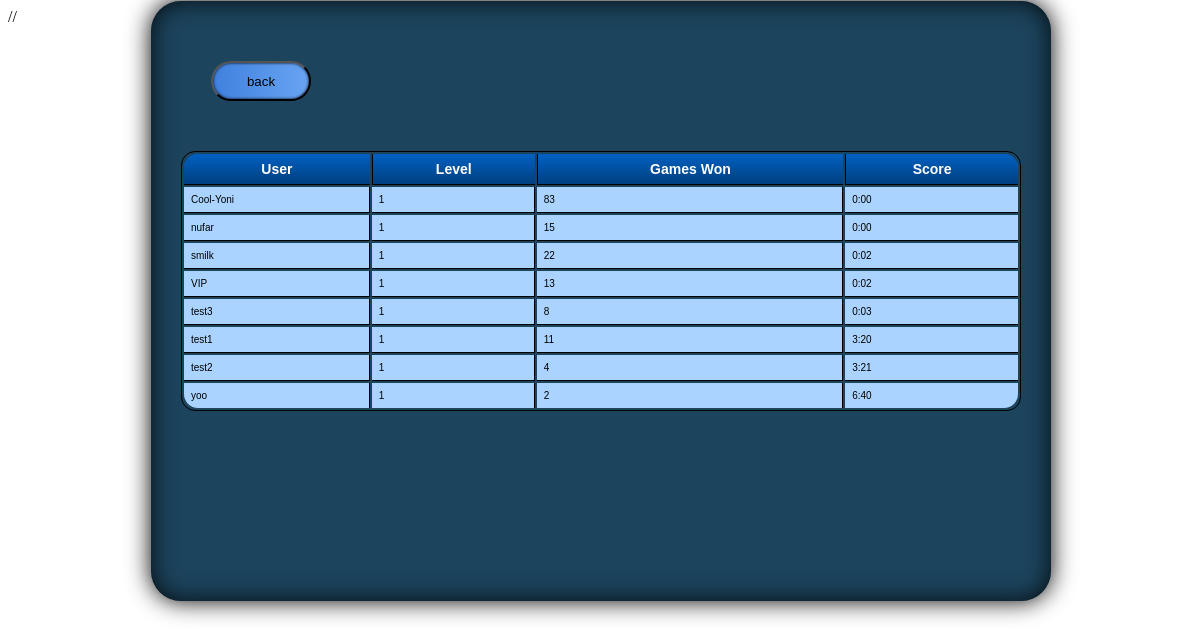
The app's page /GUI/board.php with its own data.
### tables this page shows
CREATE TABLE `users` (
  `ID` int(11) NOT NULL AUTO_INCREMENT,
  `password` varchar(8) NOT NULL,
  `uname` varchar(40) NOT NULL,
  `fname` varchar(40) NOT NULL,
  `lname` varchar(40) NOT NULL,
  `besttime` int(11) DEFAULT '0',
  `wongame` int(11) DEFAULT '0',
  `level` int(11) DEFAULT '1',
  `token` int(11) DEFAULT '0',
  `badges` varchar(100) DEFAULT '0',
  PRIMARY KEY (`uname`),
  KEY `ID` (`ID`)
);

### GUI/board.php (the view, shortened to what this page needs)
<?php
$results = mysql_query("SELECT uname,level,wongame,besttime FROM users WHERE wongame>0 ORDER BY besttime LIMIT 10");
if ($results) {
	$str = "<table id=\"scoreboardTable\" class=\"scoreboardTable\" border=\"1\">";
	$str = $str . "<tr><td>User</td><td>Level</td><td>Games Won</td><td>Score</td></tr>";
	while ($row = mysql_fetch_array($results)) {
		$min = 0;
		$sec = $row[3]%60;
		if ($sec<10) {
			$sec = "0".$sec;
		}
		if ($row[3] > 60) {
			$min = floor($row[3]/60);
		}
		$str = $str . "<tr><td>".$row[0]."</td><td>".$row[1]."</td><td>".$row[2]."</td><td>".$min.":".$sec."</td></tr>";
}
	$str = $str . "</table>";
}
?>
<!DOCTYPE html5>
<html5>
<head>
	<link rel='stylesheet' type='text/css' 	href='css/general_style.css'>
	<link rel="stylesheet" type="text/css" 	href="css/board_style.css">
	<link rel="stylesheet" type="text/css" 	href="css/scoreboard_style.css">
//
</head>
<body>
	<div id="textsearch">
		<div id="searchcenter">
			<div id="ToolKitStyle" NAME="ToolKitStyle">
				<div id="tmp">
						<div><INPUT TYPE="button" class="button1" NAME="button1" id="button1" VALUE="back" onclick="goBack()"></div>
					<div id="center" name="center" class="center">
						<center>
							<?php
								echo($str);
							?>
						</center>
					</div>
				</div>
			</div>
		</div>
	</div>
 </body>
</html5>

### GUI/css/general_style.css (style rules this page uses)
#signup, #login, #logout, .button1, #button1, .buttons, #bigButtons, #gallery, #bigButtons, #prev, #next, .hint, #puzzleSize, #upload, .bottomBi { background-color: #2EC0FE; -moz-border-radius: 30px; -webkit-border-radius: 30px; border-radius: 30px; -moz-box-shadow: 0px 0px 0px rgba(0,0,0,1), inset 0px 0px 3px rgba(0,0,0,1); -webkit-box-shadow: 0px 0px 0px rgba(0,0,0,1), inset 0px 0px 3px rgba(0,0,0,1); box-shadow: 0px 0px 0px rgba(0,0,0,1), inset 0px 0px 3px rgba(0,0,0,1); background-image: -o-linear-gradient(90deg , rgb(63,129,223) 0%, rgb(105,164,242) 100%); background-image: -moz-linear-gradient(90deg , rgb(63,129,223) 0%, rgb(105,164,242) 100%); background-image: -webkit-linear-gradient(90deg , rgb(63,129,223) 0%, rgb(105,164,242) 100%); background-image: -ms-linear-gradient(90deg , rgb(63,129,223) 0%, rgb(105,164,242) 100%); background-image: linear-gradient(90deg , rgb(63,129,223) 0%, rgb(105,164,242) 100%); }
#ToolKitStyle { width: 900px; height: 600px; background-color: #1c445d; -moz-border-radius: 30px; -webkit-border-radius: 30px; border-radius: 30px; -moz-box-shadow: 0px 0px 25px rgba(0,0,0,1), inset 0px 0px 25px rgba(0,0,0,0.85); -webkit-box-shadow: 0px 0px 25px rgba(0,0,0,1), inset 0px 0px 25px rgba(0,0,0,0.85); box-shadow: 0px 0px 25px rgba(0,0,0,1), inset 0px 0px 25px rgba(0,0,0,0.85); }
#textsearch { border: solid 1px transparent; width: 600px; height: 600px; position: absolute; left: 50%; top: -50px; }
#searchcenter { top: 50px; border: 0; position: absolute; left: -450px; width: 900px; }
#tmp { width: 840px; height: 540px; top: 30px; margin-left: 30px; position: relative; }
.button1, #button1, .buttons, .hint, #bigButtons, #gallery, #bigButtons { -moz-border-radius: 30px; -webkit-border-radius: 30px; border-radius: 30px; -moz-box-shadow: 0px 0px 0px rgba(0,0,0,1), inset 0px 0px 3px rgba(0,0,0,1); -webkit-box-shadow: 0px 0px 0px rgba(0,0,0,1), inset 0px 0px 3px rgba(0,0,0,1); box-shadow: 0px 0px 0px rgba(0,0,0,1), inset 0px 0px 3px rgba(0,0,0,1); background-image: -o-linear-gradient(90deg , rgb(63,129,223) 0%, rgb(105,164,242) 100%); background-image: -moz-linear-gradient(90deg , rgb(63,129,223) 0%, rgb(105,164,242) 100%); background-image: -webkit-linear-gradient(90deg , rgb(63,129,223) 0%, rgb(105,164,242) 100%); background-image: -ms-linear-gradient(90deg , rgb(63,129,223) 0%, rgb(105,164,242) 100%); background-image: linear-gradient(90deg , rgb(63,129,223) 0%, rgb(105,164,242) 100%); }

### GUI/css/board_style.css (style rules this page uses)
#textsearch { top: -10px; }
#searchcenter { top: 10px; }
.center { background-color: transparent; top: 80px; width: 840px; height: 400px; position: relative; }
#button1 { width: 100px; height: 40px; top: 30px; margin-left: 30px; position: relative; }

### records on screen
users: uname "Cool-Yoni", level "1", wongame "83"
users: uname "nufar", level "1", wongame "15"
users: uname "smilk", level "1", wongame "22"
users: uname "VIP", level "1", wongame "13"
users: uname "test3", level "1", wongame "8"
users: uname "test1", level "1", wongame "11", besttime "3", besttime "20"
users: uname "test2", level "1", wongame "4", besttime "3", besttime "21"
users: uname "yoo", level "1", wongame "2", besttime "6", besttime "40"

### other values on screen
$min "0 0 0 0 0"
$sec "00 00 02 02 03"
